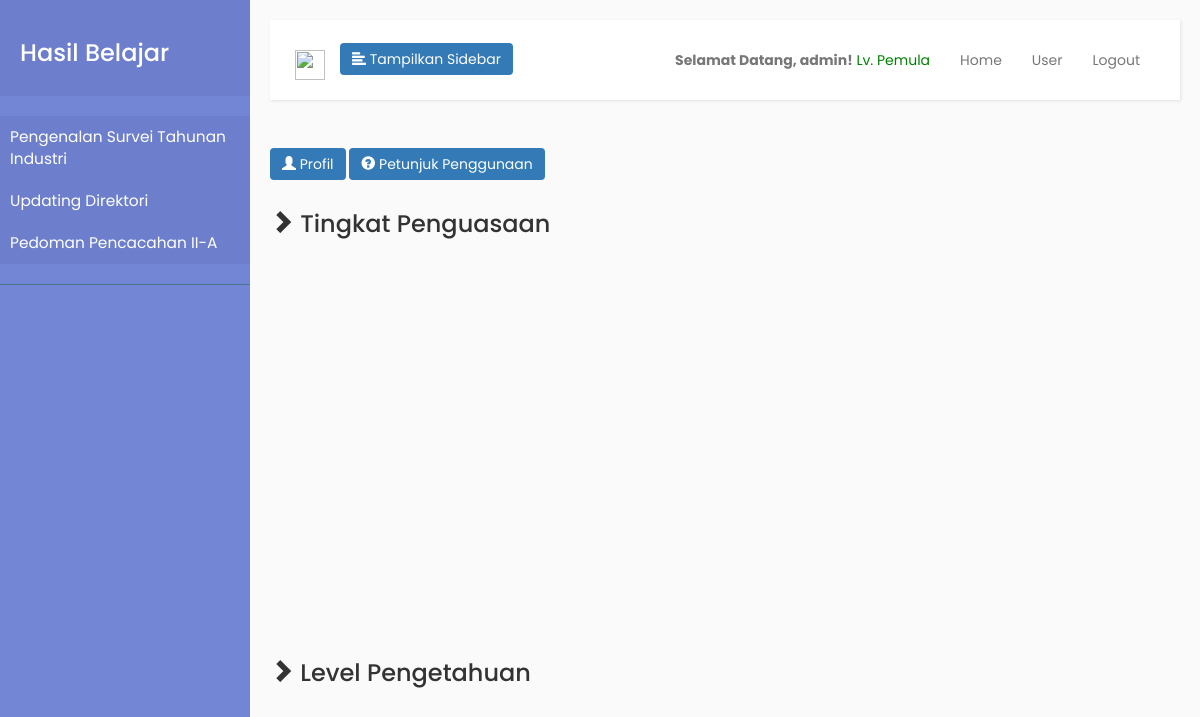
The page /progress.php (signed in) on the database its author committed.
### tables this page shows
CREATE TABLE `materi` (
  `id_konsep` varchar(2) NOT NULL,
  `judul_konsep` varchar(256) NOT NULL,
  `id_topik` varchar(4) NOT NULL,
  `judul_topik` varchar(256) NOT NULL,
  `id` int(11) NOT NULL,
  `video_url` varchar(256) NOT NULL
);

### sidebar_singkat.php (the view, shortened to what this page needs)
<nav id="sidebar">
    <div class="sidebar-header">
        <h3>Hasil Belajar</h3>
    </div>
    <ul class="list-unstyled components">
        <?php
            $query = "SELECT id_konsep, judul_konsep, id_topik, judul_topik FROM materi";
            $result = $con->query($query);
            $row = $result->fetch(PDO::FETCH_NUM);
            $crnt_judul = $row[1];
            $konsep_pilih = 1;
            echo('
                <li class="active">
                            <a href="hasil_belajar.php?konsep_aktif=0'.$konsep_pilih.'&topik_aktif=0'.$konsep_pilih.'">'.$crnt_judul.'</a>
            ');
            while($row = $result->fetch(PDO::FETCH_NUM)) {
                if ($row[1] != $crnt_judul)
                {
                    $crnt_judul = $row[1];
                    $konsep_pilih++;
                    echo (
                            '</li>
                        <li class="active">
                            <a href="hasil_belajar.php?konsep_aktif=0'.$konsep_pilih.'&topik_aktif=0'.$konsep_pilih.'">'.$crnt_judul.'</a>
                    ');
                }
            }
            echo('</li></ul>');
        ?>
</nav>

### css/sidebar.css (style rules this page uses)
body { font-family: 'Poppins', sans-serif; background: #fafafa; }
a, a:hover, a:focus { color: inherit; text-decoration: none; transition: all 0.3s; }
#sidebar { min-width: 250px; max-width: 250px; background: #7386D5; color: #fff; transition: all 0.3s; }
#sidebar .sidebar-header { padding: 20px; background: #6d7fcc; }
#sidebar ul.components { padding: 20px 0; border-bottom: 1px solid #47748b; }
#sidebar ul li a { padding: 10px; font-size: 1.1em; display: block; }
#sidebar ul li.active>a, a[aria-expanded="true"] { color: #fff; background: #6d7fcc; }

### rows shown on the page
materi: judul_konsep "Pengenalan Survei Tahunan Industri"
materi: judul_konsep "Updating Direktori"
materi: judul_konsep "Pedoman Pencacahan II-A"

### other values the page prints
$_SESSION['nama'] "admin"
